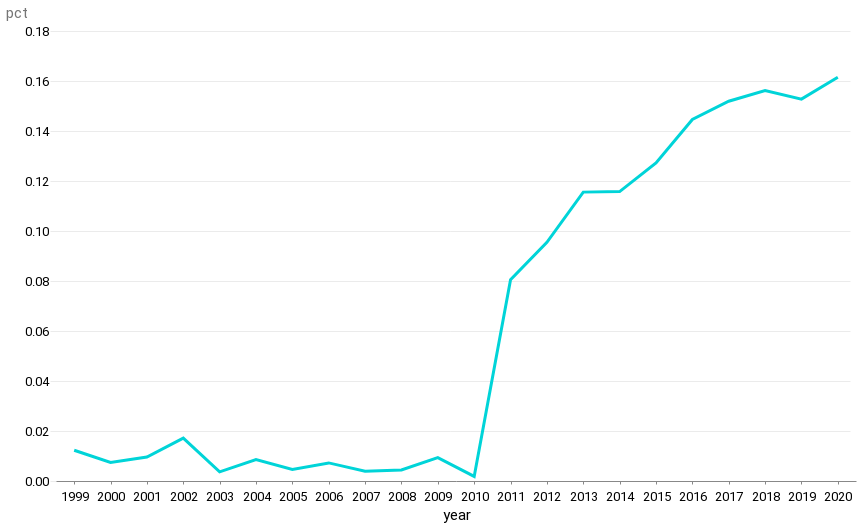

This figure's notebook cell:
### Markdown cell above
#### Percent of total obstetric deaths from causes 42 days or more after birth, over time
#### what is the sudden jump from? did they start tracking better?

### Code cell
alt.Chart(timing_comparison).mark_line().encode(x=alt.X("year:N"), y=(alt.Y("pct")))

### Figure 1 — Vega-Lite specification as saved in the notebook (floating-point values rounded to 4 significant figures)
{"config": {"view": {"width": 800, "height": 450, "strokeOpacity": 0}, "background": "#ffffff", "title": {"anchor": "start", "font": "Summit Sans", "fontColor": "palette[\"black\"]", "fontSize": 18, "fontWeight": "normal"}, "arc": {"fill": "#00d4d8"}, "area": {"fill": "#00d4d8"}, "line": {"stroke": "#00d4d8", "strokeWidth": 3}, "path": {"stroke": "#00d4d8"}, "rect": {"fill": "#00d4d8"}, "shape": {"stroke": "#00d4d8"}, "bar": {"fill": "#00d4d8"}, "point": {"stroke": "#00d4d8"}, "symbol": {"fill": "#00d4d8", "size": 30}, "axis": {"titleFont": "Roboto", "titleFontSize": 15, "titleFontWeight": "normal", "labelFont": "Roboto, sans", "labelFontSize": 13, "labelFontWeight": "normal"}, "axisX": {"labelAngle": 0, "labelPadding": 6, "tickSize": 3, "grid": false}, "axisY": {"labelBaseline": "middle", "maxExtent": 45, "minExtent": 45, "titleAlign": "left", "titleAngle": 0, "titleX": -45, "titleY": -11, "domainOpacity": 0, "gridWidth": 0.6, "gridColor": "#dddddd", "offset": 6, "tickSize": 0, "titleColor": "#767676"}, "legend": {"titleFont": "Roboto", "titleFontSize": 15, "titleFontWeight": "normal", "symbolType": "square", "labelFont": "Roboto, sans", "labelFontSize": 13}, "range": {"category": ["#005f66", "#e37e2d", "#d64a3b", "#76b0ef", "#c1bc40"], "diverging": ["#e68a4f", "#f4bb6a", "#f9e39c", "#dadfe2", "#a6b7c6", "#849eae"], "heatmap": ["#7ff6f6", "#00eeef", "#00d4d8", "#00abb2", "#00848b", "#fbf2c7", "#00363d"], "ordinal": ["#7ff6f6", "#00eeef", "#00d4d8", "#00abb2", "#00848b", "#fbf2c7", "#00363d"], "ramp": ["#7ff6f6", "#00eeef", "#00d4d8", "#00abb2", "#00848b", "#fbf2c7", "#00363d"]}}, "data": {"name": "data-8bcd9ae2b40ad14dde721410baf16d7e"}, "mark": "line", "encoding": {"x": {"field": "year", "type": "nominal"}, "y": {"field": "pct", "type": "quantitative"}}, "$schema": "https://vega.github.io/schema/vega-lite/v4.17.0.json", "datasets": {"data-8bcd9ae2b40ad14dde721410baf16d7e": [{"year": "1999", "after 42 days": 10.0, "within 42 days": 802.0, "pct": 0.01232, "yeardate": "1999-01-01T00:00:00"}, {"year": "2000", "after 42 days": 6.0, "within 42 days": 802.0, "pct": 0.007426, "yeardate": "2000-01-01T00:00:00"}, {"year": "2001", "after 42 days": 8.0, "within 42 days": 824.0, "pct": 0.009615, "yeardate": "2001-01-01T00:00:00"}, {"year": "2002", "after 42 days": 13.0, "within 42 days": 745.0, "pct": 0.01715, "yeardate": "2002-01-01T00:00:00"}, {"year": "2003", "after 42 days": 4.0, "within 42 days": 1086.0, "pct": 0.00367, "yeardate": "2003-01-01T00:00:00"}, {"year": "2004", "after 42 days": 12.0, "within 42 days": 1382.0, "pct": 0.008608, "yeardate": "2004-01-01T00:00:00"}, {"year": "2005", "after 42 days": 7.0, "within 42 days": 1513.0, "pct": 0.004605, "yeardate": "2005-01-01T00:00:00"}, {"year": "2006", "after 42 days": 11.0, "within 42 days": 1509.0, "pct": 0.007237, "yeardate": "2006-01-01T00:00:00"}, {"year": "2007", "after 42 days": 6.0, "within 42 days": 1532.0, "pct": 0.003901, "yeardate": "2007-01-01T00:00:00"}, {"year": "2008", "after 42 days": 7.0, "within 42 days": 1583.0, "pct": 0.004403, "yeardate": "2008-01-01T00:00:00"}, {"year": "2009", "after 42 days": 18.0, "within 42 days": 1902.0, "pct": 0.009375, "yeardate": "2009-01-01T00:00:00"}, {"year": "2010", "after 42 days": 3.0, "within 42 days": 1647.0, "pct": 0.001818, "yeardate": "2010-01-01T00:00:00"}, {"year": "2011", "after 42 days": 150.0, "within 42 days": 1712.0, "pct": 0.08056, "yeardate": "2011-01-01T00:00:00"}, {"year": "2012", "after 42 days": 189.0, "within 42 days": 1791.0, "pct": 0.09545, "yeardate": "2012-01-01T00:00:00"}, {"year": "2013", "after 42 days": 263.0, "within 42 days": 2013.0, "pct": 0.1156, "yeardate": "2013-01-01T00:00:00"}, {"year": "2014", "after 42 days": 260.0, "within 42 days": 1986.0, "pct": 0.1158, "yeardate": "2014-01-01T00:00:00"}, {"year": "2015", "after 42 days": 290.0, "within 42 days": 1990.0, "pct": 0.1272, "yeardate": "2015-01-01T00:00:00"}, {"year": "2016", "after 42 days": 356.0, "within 42 days": 2106.0, "pct": 0.1446, "yeardate": "2016-01-01T00:00:00"}, {"year": "2017", "after 42 days": 367.0, "within 42 days": 2049.0, "pct": 0.1519, "yeardate": "2017-01-01T00:00:00"}, {"year": "2018", "after 42 days": 304.0, "within 42 days": 1642.0, "pct": 0.1562, "yeardate": "2018-01-01T00:00:00"}, {"year": "2019", "after 42 days": 337.0, "within 42 days": 1869.0, "pct": 0.1528, "yeardate": "2019-01-01T00:00:00"}, {"year": "2020 ", "after 42 days": 416.0, "within 42 days": 2160.0, "pct": 0.1615, "yeardate": "2020-01-01T00:00:00"}]}}
